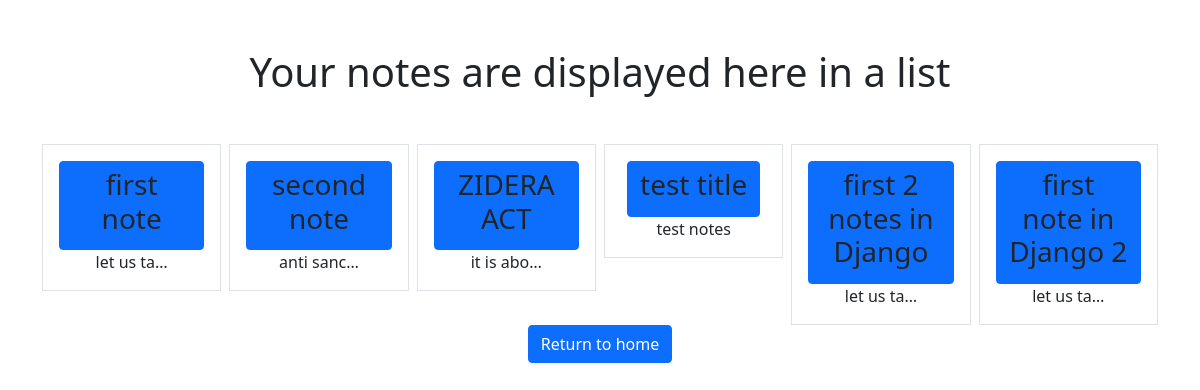
/smart/notes, run on the app's committed database.
### note/models.py (models this page shows)
class Note(models.Model):
    title = models.CharField(max_length=100)
    notes = models.TextField()
    created = models.DateTimeField(auto_now_add=True)

### note/views.py (the view)
# urls.py: path('notes', views.NotesListView.as_view(), name="notes.list"),
class NotesListView(ListView):
    model = Note
    context_object_name = 'notes'
    template_name = 'note/notes_list.html'

### note/templates/note/notes_list.html
{% extends "base.html" %}
{% block content %}
    <h1 class="my-5">Your notes are displayed here in a list</h1>
    <div class="row rol-cols3 g-2">
        {% for note in notes %}
            <div class="col">
                <div class="p-3 border">
                     <a href="{% url 'notes.detail' pk=note.id %}" class="text-dark text-decoration-non btn btn-primary">
                        <h3>{{note.title}}</h3>
                     </a>
                    {{note.notes|truncatechars:10}}
                </div>
            </div>
        {% endfor %}
    </div>
    <a href="{% url 'home' %}" class="btn btn-primary"> Return to home</a>
{% endblock  %}

### static/templates/base.html (shortened to what this page needs)
{% load static %}
<!DOCTYPE html>
<html>
<head>
    <link rel="stylesheet" type="text/css" href="{% static 'css/style.css' %}"/> {% comment %} import and apply bootstrap css {% endcomment %}
    <link rel="stylesheet" type="text/css" href="https://cdn.jsdelivr.net/npm/bootstrap@5.0.1/dist/css/bootstrap.min.css" rel="stylesheet"/>
</head>
<body>
    <div class="my-5 text-center container">
        {% block content %}
        {% endblock  %}
    </div>
</body>
</html>

### data on the page
Note: title "first note", notes "let us ta…"
Note: title "second note", notes "anti sanc…"
Note: title "ZIDERA ACT", notes "it is abo…"
Note: title "test title", notes "test notes"
Note: title "first 2 notes in Django", notes "let us ta…"
Note: title "first note in Django 2", notes "let us ta…"
